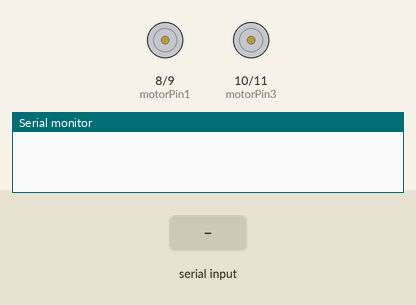
The sketch below on a simulated Arduino Uno, built with avr-gcc and run on an emulated ATmega328P. Shown: motor-driver pin pairs drawn as motors (green arrow = first pin HIGH = forward, orange = second pin HIGH = backward, longer = more drive), the last lines printed to the serial monitor. The test bench sets the inputs (shaded band).

Above: at 1.2 s.
1.3 s: "R" received over the second serial link
At 2.4 s:
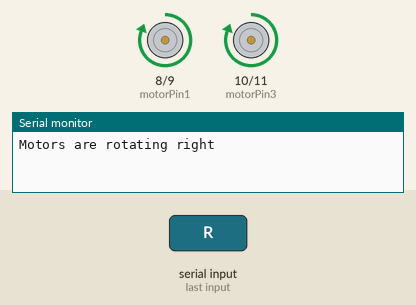
2.8 s: "L" received over the second serial link
At 3.6 s:
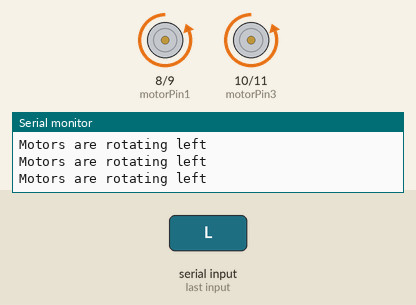
4.3 s: "B" received over the second serial link
At 4.7 s:
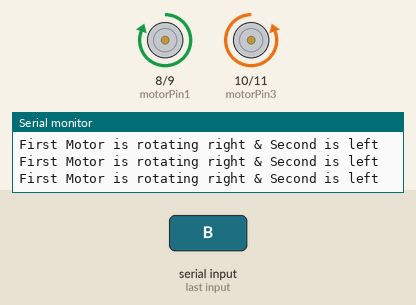
5.8 s: "F" received over the second serial link
At 6.4 s:
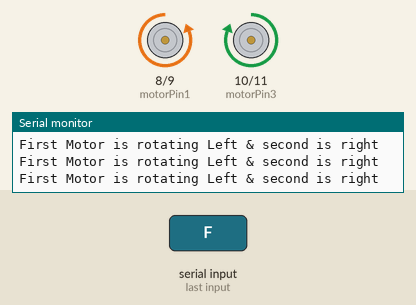
Timing chart, 0 to 8.3 s (numbered marks = the images above; inputs shaded):
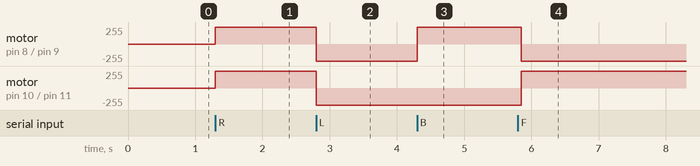

The sketch:

11_gyro.ino
```cpp
#include <SoftwareSerial.h>
SoftwareSerial BlueTooth(4,5);    // (TXD, RXD) of bluetooth module
char BT_input;                    // To store input character received via BT.
int motorPin1 = 8;
int motorPin2 = 9;
int motorPin3 = 10;
int motorPin4 = 11;
void setup()
{
  BlueTooth.begin(9600);
  Serial.begin(9600);
  pinMode(motorPin1, OUTPUT);
  pinMode(motorPin2, OUTPUT);
  pinMode(motorPin3, OUTPUT);
  pinMode(motorPin4, OUTPUT);
}
void loop()
{
  if (BlueTooth.available())
  {
   BT_input=BlueTooth.read();

if (BT_input=='S')
    {
      digitalWrite(motorPin1, LOW);
      digitalWrite(motorPin2, LOW);
      digitalWrite(motorPin3, LOW);
      digitalWrite(motorPin4, LOW);
      Serial.println("Motors are Off");
    }
    else if (BT_input=='R')
    {
digitalWrite(motorPin1, HIGH);
digitalWrite(motorPin2, LOW);
digitalWrite(motorPin3, HIGH);
digitalWrite(motorPin4, LOW);
Serial.println("Motors are rotating right");}
  }

   else if (BT_input=='L')
    {
      digitalWrite(motorPin1, LOW);
      digitalWrite(motorPin2, HIGH);
      digitalWrite(motorPin3, LOW);
      digitalWrite(motorPin4, HIGH);
      Serial.println("Motors are rotating left");
        }

else if (BT_input=='B')
    {
      digitalWrite(motorPin1, HIGH);
      digitalWrite(motorPin2, LOW);
      digitalWrite(motorPin3, LOW);
      digitalWrite(motorPin4, HIGH);
      Serial.println("First Motor is rotating right & Second is left");
    }
  else if (BT_input=='F')
    {
      digitalWrite(motorPin1, LOW);
      digitalWrite(motorPin2, HIGH);
      digitalWrite(motorPin3, HIGH);
      digitalWrite(motorPin4, LOW);
      Serial.println("First Motor is rotating Left & second is right");
    }
 }
```

Measured:
- after the input at 1.3 s, motor on pin 8 (motorPin1) / pin 9 (motorPin2), motor on pin 10 (motorPin3) / pin 11 (motorPin4): stopped → forward 255/255 at once
- after the input at 2.8 s, motor on pin 8 (motorPin1) / pin 9 (motorPin2), motor on pin 10 (motorPin3) / pin 11 (motorPin4): forward 255/255 → backward 255/255 at once
- after the input at 4.3 s, motor on pin 8 (motorPin1) / pin 9 (motorPin2): backward 255/255 → forward 255/255 at once
- after the input at 5.8 s, motor on pin 8 (motorPin1) / pin 9 (motorPin2): forward 255/255 → backward 255/255 after 0.05 s; motor on pin 10 (motorPin3) / pin 11 (motorPin4): backward 255/255 → forward 255/255 after 0.05 s
